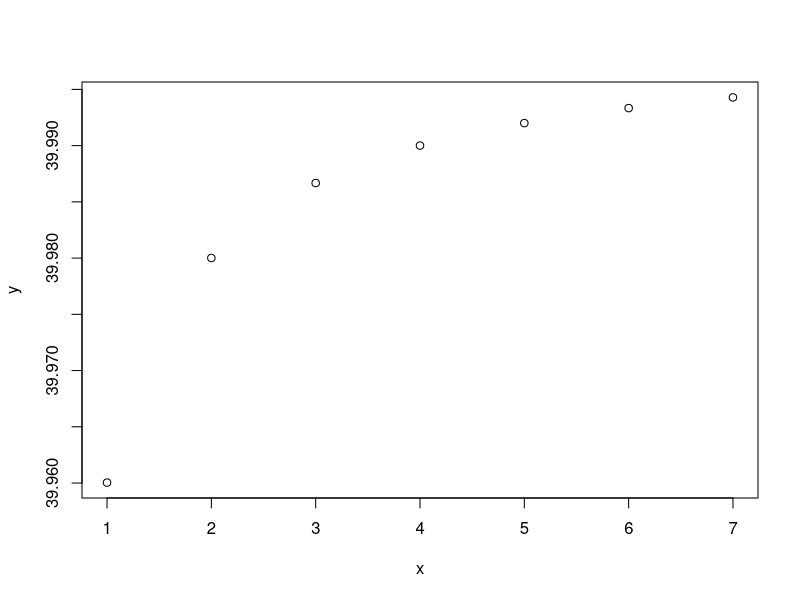
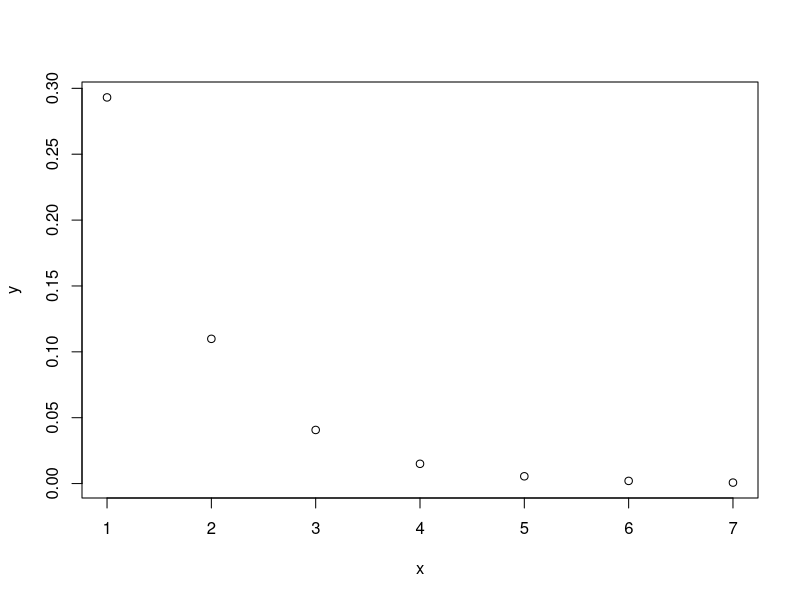

R code for these plots, in order: (Note: this script raises an error after producing the figures.)
#===============
# testing models
#===============
x <- 1:7
c <- 40
k <- 0.001
y <- c*x / (k + x) # adding a coeficceitnt before X makes its slope steeper. use the slope value from fitting a straight line to the linear increase part of the mean egg production graph as a starting value
# this almost works, but x keeps increasing albeit less
# although I guess making K small makes it sort of level off?
# K is the concentration at which the reaction rate is c/2.
plot(x, y)

P <- 0
r <- 0.5
t <- 5
K <- 10
y <- K / (1 + exp(x + r * t))
plot(x, y)


# model I want:
# y <- x * (something that makes x effectively 0 at a specific x value.)

#==========================================================
# using pdf about linear response stochastic plateau models
#==========================================================
x <- 1:7
B0 <- 0  # intercept here should be 0, ie, no egg production at 0 Fe
B1 <- 46.1  # slope is w/e the rate of linear increase is before the plateau
y <- B0 + B1*x
# y.max <- B0 + B1*x.max  # equation for plateau point, ie, ≈40 for my data
y.max <- mean(treat.means[c(1:4)])  # using the last 4 points on the plateau
x.max <- (y.max / B1) - (B0 / B1)  # rearrange to solve for x.max
# putting in the slope value found below, this gives x.max = 0.868
# which is approx to where it "should" be.
### although when using the mean of those plateau points, it gives x.max of 0.82 still
### which seems too high.
# I guess if these parameters were tweeked more (ie, the y.max value), 
# it could spit out more close to 0.6

# find slope of linear increase part of plot
plot(colnames(both.run.sums)[-c(1:3)], treat.means[-c(1:3)], ylim=c(0, 60), xlab="treatment", ylab="mean # eggs",
     main="Mean of treatments where slope is increasing \n for both runs", type="b", pch=16)

summary(lm(treat.means[-c(1:3)] ~ as.numeric(colnames(both.run.sums)[-c(1:3)])))
abline(a=13.037, b=46.100)
# so slope for the linear increase part is 46 I guess

# plot the slope line over the entire plot
plot(colnames(both.run.sums), treat.means, ylim=c(0, 60), xlab="treatment", ylab="mean # eggs",
     main="Mean of each treatment across all wells \n for both runs", type="b", pch=16)
abline(a=13.037, b=46.100)

# now I guess if I plot y.max = B0 + B1 * x.max, I'll get the plateau line?
# what is the y.max predictted from the value of x.max just calculated?
# oh. it's 40 since I used that value to calculate x.max in the first place.


# so this all comes down to figuring out how to combine these things into a single model
# which I can fit the data to.



# maybe use ricker, gompertz, logistic (use change in treatment instead of time)

# gompertz attempt:
gomp <- function(a, b, c, x)
{
  a * exp(b * exp(c * x))
}

# find start values by looking at what function looks like w/ diff params
# can't use treatments as numeric values or categorical values. I guess I can just assign them
# as values from 1 to 7
plot(as.numeric(colnames(both.run.sums)), gomp(a=1, b=-4, c=-1, x=as.numeric(colnames(both.run.sums))))  # looks good

plot(x, gomp(a=40, b=-1, c=-1, x=x))  # these are probably good starting values.
# need to use a=40 so that the y-axis values are equivalent to the mean egg counts.

plot(rev(treat.means) ~ c(1:7))  # plotting it this way flips the plot. need to use rev()

fit.nls <- nls(rev(treat.means) ~ gomp(a, b, c, x=c(1:7)), 
               start=list(a=40, b=-1, c=-1))
summary(fit.nls)
model <- predict(fit.nls)  # this will be the fitted line

# should I try fitting the model while excluding the 0.7 treatment point?
#============================================
# plotting best fit line using Gompertz Model
#============================================
# relationship you'd expect?
plot(Fe.ratios, gomp(a=44, b=-0.5, c=-3, x=Fe.ratios))


plot(colnames(both.run.sums), treat.means, ylim=c(0, 60), xlab="treatment", ylab="mean # eggs",
     main="Mean of each treatment across all wells \n for both runs",
     sub="fitting to 1:7 on x-axis", type="b", pch=16)
lines(colnames(both.run.sums), rev(model), col="red", lwd=3)



# try to make x-axis a continum of ratio values
r <- seq(0, 1, by=0.1)
plot(r, gomp(a=40, b=-3, c=-5, x=r), ylim=c(0,60))  # try c=5 or 6; makes a flat line

# make treatments numerical values
Fe.ratios <- as.numeric(colnames(both.run.sums))
treat.means

# this fit looks pretty much the same as the previous one
# this one is fitting to actual Fe ratio values while the other is fitting to just 1:7
#===================================================
fit2 <- nls(treat.means ~ gomp(a, b, c, x=Fe.ratios),
            start=list(a=40, b=-4, c=-5))
model2 <- predict(fit2)
plot(Fe.ratios, treat.means, ylim=c(0, 60), xlab="treatment", ylab="mean # eggs",
     main="Mean of each treatment across all wells \n for both runs",
     sub="fitting to numeric ratios", type="b", pch=16)
lines(Fe.ratios, model2, col="red", lwd=3)
#===================================================

# fit to a continum of ratio values
# how does this give different results?
predict(fit2, newdata=r)
residuals(fit2)
summary(fit2)

## CIs using confint()?
library(MASS)  # adds support for nls and glm
confint(fit2, level=0.1)  # still gives error, but not with 10% CIs!!!

#===========================================================================================
##### Try fitting gompertz while removing 5th data point and/or use robust regression? #####
#===========================================================================================
new.vals <- treat.means[-3]
new.ratios <- Fe.ratios[-3]
fit3 <- nls(new.vals ~ gomp(a, b, c, x=new.ratios),
            start=list(a=40, b=-4, c=-5))
summary(fit3)

# plot(new.ratios, new.vals)
# plot(new.ratios, gomp(40, -4, -7, x=new.ratios))
model3 <- predict(fit3)
plot(new.ratios, new.vals, ylim=c(0, 60), xlab="treatment", ylab="mean # eggs",
     main="Mean of each treatment across all wells \n for both runs",
     sub="fitting w/o 0.7 treatment", type="b", pch=16)
lines(new.ratios, model3, col="red", lwd=3)


#=====================================================================================
#### also try fitting this model to the treatment means from both Run 1 and Run 2 ####
#=====================================================================================
# Run 1
fit.run1 <- nls(treat.means.1 ~ gomp(a, b, c, x=Fe.ratios),
                start=list(a=40, b=-4, c=-5))

model.run1 <- predict(fit.run1)

plot(Fe.ratios, treat.means.1, ylim=c(0, 60), xlab="treatment", ylab="mean # eggs",
     main="Mean of each treatment across all wells \n for Run 1", type="b", pch=16)
lines(Fe.ratios, model.run1, col="red", lwd=3)

# removing 5th data point
new.vals.1 <- treat.means.1[-3]
fit.run1.2 <- nls(new.vals.1 ~ gomp(a, b, c, x=new.ratios),
                  start=list(a=40, b=-4, c=-5))
model.run1.2 <- predict(fit.run1.2)
plot(new.ratios, new.vals.1, ylim=c(0, 60), xlab="treatment", ylab="mean # eggs",
     main="Mean of each treatment across all wells \n for Run 1 - minus dp 5",
     type="b", pch=16)
lines(new.ratios, model.run1.2, col="red", lwd=3)
# looks as if the point where it starts leveling off doesn't change between
# including or excluding the outlier



# Run 2
fit.run2 <- nls(treat.means.2 ~ gomp(a, b, c, x=Fe.ratios),
                start=list(a=40, b=-4, c=-5))

model.run2 <- predict(fit.run2)

plot(Fe.ratios, treat.means.2, ylim=c(0, 60), xlab="treatment", ylab="mean # eggs",
     main="Mean of each treatment across all wells \n for Run 2", type="b", pch=16)
lines(Fe.ratios, model.run2, col="red", lwd=3)





# Note: I haven't been able to fit any of these other models.
# ie, gompertz seems to be the nicest so far.
#============================================
# plotting best fit line using Logistic Model
#============================================
logi <- function(B0, B1, x) {
  1 / (1 + exp((-B0 + B1 * x)))
}

logi2 <- function(x) {
  1 / (1 + exp((-x)))
}
plot(x, logi(0, -1, x))  # y-axis is probability?

fit3 <- nls(treat.means ~ logi(B0, B1, x=Fe.ratios),
            start=list(B0=0, B1=-0.1))



#=======================================================
# plotting best fit line using Linear with Plateau Model
#=======================================================
# All these attemps give a 'singular gradient matrix' error. Is this due to the fact that
# nls just can't fit the plateau part since there's no variability anymore once it plateaus?

lrp <- function(x, a, b, tx) { 
  ifelse(x > tx, a + b * tx, a + b * x)
}


### maybe this is more like something you'd expect to see? ###
plot(Fe.ratios, lrp(Fe.ratios, 13, 46, 0.6))

nls(treat.means ~ lrp(x=Fe.ratios, a, b, tx),
    start=list(a=13, b=46, tx=0.6))

plot(treat.means ~ lrp(x=Fe.ratios, a=13, b=46, tx=0.6))

# what does this give me?
gomp(a=44.2, b=-1.22, c=-3.12, x=Fe.ratios)
plot(treat.means ~ gomp(a=44.2, b=-1.22, c=-3.12, x=Fe.ratios))


plot(x, lrp(x=x, a=0, b=10, tx=5))
plot(lrp(x=Fe.ratios, a=0, b=10, tx=0.6), treat.means)
plot(Fe.ratios,  lrp(x=Fe.ratios, a=0, b=1, tx=0.6))
# a = start of y-axis
# b = incriment y-axis increases by
# tx = y val at which plot levels off
### can test different tx values & see which value gives the model that fits the data best ###

nls(treat.means ~ lrp(x=Fe.ratios, a, b, tx),
    start=list(a=0, b=46.1, tx=0.6))

# plotting this against the function works
plot(gomp(40, -1, -1, x=Fe.ratios), treat.means)

# this just starts smushing them all together
plot(lrp(x=Fe.ratios, a=13, b=46, tx=0.6), treat.means)

# plotting this w/ slope & intercept work because x-axis values are characters?
plot(colnames(both.run.sums), treat.means, ylim=c(0, 60), xlab="treatment", ylab="mean # eggs",
     main="Mean of each treatment across all wells \n for both runs", type="b", pch=16)
abline(a=13.037, b=46.100)

# nope
plot(colnames(both.run.sums), lrp(x=treat.means, a=0, b=2, tx=42.1))

# this doesn't work
plot(lrp(x=Fe.ratios, a=0, b=1, tx=0.6), treat.means)
# but this does, but axies are flipped
plot(treat.means, lrp(x=Fe.ratios, a=0, b=1, tx=0.6))
# this "works", but it doesn't keep applying the ifelse after the threshold is found
plot(Fe.ratios, lrp(x=treat.means, a=0, b=1, tx=40))

### maybe this model is not worth it anyway, since it's not exactly "fitting" anything
# it's just fitting a linear model until I tell it to stop and make a plateau ###


# trying to re-create the lrp function to work like the equations in that paper
B0 <- 0  # intercept here should be 0, ie, no egg production at 0 Fe
B1 <- 46.1  # slope is w/e the rate of linear increase is before the plateau
y <- B0 + B1*x
y.max <- B0 + B1*x.max  # equation for plateau point, ie, ≈40 for my data
y.max <- mean(treat.means[c(1:4)])  # using the last 4 points on the plateau
x.max <- (y.max / B1) - (B0 / B1)  # rearrange to solve for x.max


# new attempt with trying to make it plot just y.max
# ...it is not successful.
lrp2 <- function(x, a, b, tx, y.max) { 
  ifelse(x > tx, y.max, a + b * x)
}


plot(treat.means ~ lrp2(x=Fe.ratios, a=13, b=46, tx=0.6, y.max=40))




plot(Fe.ratios, treat.means, ylim=c(0, 60), xlab="treatment", ylab="mean # eggs",
     main="Mean of each treatment across all wells \n for both runs", type="b", pch=16)
abline(a=13.037, b=46.100)

# plotting this works
rev(lrp2(Fe.ratios, a=13.037, b=46.1, x.max=0.6, y.max=40))
plot(Fe.ratios, lrp2(Fe.ratios, a=13.037, b=46.1, x.max=0.6, y.max=40), ylim=c(0,60))

# try fitting it w/ nls
fit4 <- nls(treat.means ~ lrp2(x=Fe.ratios, a, b, x.max, y.max),
            start=list(a=13, b=46, x.max=0.6, y.max=40), trace=T)

fit4 <- nls(treat.means ~ lrp2(x=Fe.ratios, a, b, x.max, y.max),
            start=list(a=0, b=1, x.max=0.6, y.max=40), trace=T)
# these have to be like this to work
plot(lrp2(x=Fe.ratios, a=13, b=46, x.max=0.6, y.max=40) ~ treat.means)
# ie, the lrp values are a function of the treatment means


# do I have to flip this so it's computing y-values and not x-values?
lrp3 <- function(y, a, b, x.max, y.max) { 
  ifelse(y > y.max, x.max, a + b * x)
}

lrp3(treat.means, a=13, b=46, x.max=0.6, y.max=40)

# how does this work?
plot(treat.means ~ gomp(a=40, b=-4, c=-5, x=Fe.ratios), ylim=c(0,60))

# this doesn't?
lrp2(x=Fe.ratios, a=13, b=46, x.max=0.6, y.max=40)



## fit model using 'segmented' package to the data instead
library(segmented)

out.lm <- lm(treat.means[-c(1:3)] ~ as.numeric(colnames(both.run.sums)[-c(1:3)]))
segmented(out.lm, seg.Z=~Fe.ratios, psi=list(Fe.ratios=c(0.4, 0.8)), control=seg.control(display=FALSE))
